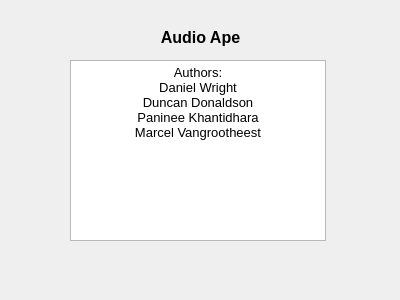
<?xml version="1.0" encoding="UTF-8"?>
<ui version="4.0">
 <class>AboutWindow</class>
 <widget class="QDialog" name="AboutWindow">
  <property name="geometry">
   <rect>
    <x>0</x>
    <y>0</y>
    <width>400</width>
    <height>300</height>
   </rect>
  </property>
  <property name="windowTitle">
   <string>About</string>
  </property>
  <property name="windowIcon">
   <iconset resource="../resource/icons.qrc">
    <normaloff>:/files/audio.png</normaloff>:/files/audio.png</iconset>
  </property>
  <property name="styleSheet">
   <string notr="true"/>
  </property>
  <widget class="QLabel" name="aboutHdr">
   <property name="geometry">
    <rect>
     <x>5</x>
     <y>12</y>
     <width>391</width>
     <height>51</height>
    </rect>
   </property>
   <property name="text">
    <string>&lt;!DOCTYPE HTML PUBLIC &quot;-//W3C//DTD HTML 4.0//EN&quot; &quot;http://www.w3.org/TR/REC-html40/strict.dtd&quot;&gt;
&lt;html&gt;&lt;head&gt;&lt;meta name=&quot;qrichtext&quot; content=&quot;1&quot; /&gt;&lt;style type=&quot;text/css&quot;&gt;
p, li { white-space: pre-wrap; }
&lt;/style&gt;&lt;/head&gt;&lt;body style=&quot; font-family:'MS Shell Dlg 2'; font-size:8.25pt; font-weight:400; font-style:normal;&quot;&gt;
&lt;p align=&quot;center&quot; style=&quot; margin-top:0px; margin-bottom:0px; margin-left:0px; margin-right:0px; -qt-block-indent:0; text-indent:0px;&quot;&gt;&lt;span style=&quot; font-size:12pt; font-weight:600;&quot;&gt;Audio Ape&lt;/span&gt;&lt;/p&gt;&lt;/body&gt;&lt;/html&gt;</string>
   </property>
   <property name="alignment">
    <set>Qt::AlignCenter</set>
   </property>
  </widget>
  <widget class="QTextBrowser" name="aboutInfo">
   <property name="geometry">
    <rect>
     <x>70</x>
     <y>60</y>
     <width>256</width>
     <height>181</height>
    </rect>
   </property>
   <property name="html">
    <string>&lt;!DOCTYPE HTML PUBLIC &quot;-//W3C//DTD HTML 4.0//EN&quot; &quot;http://www.w3.org/TR/REC-html40/strict.dtd&quot;&gt;
&lt;html&gt;&lt;head&gt;&lt;meta name=&quot;qrichtext&quot; content=&quot;1&quot; /&gt;&lt;style type=&quot;text/css&quot;&gt;
p, li { white-space: pre-wrap; }
&lt;/style&gt;&lt;/head&gt;&lt;body style=&quot; font-family:'MS Shell Dlg 2'; font-size:8.25pt; font-weight:400; font-style:normal;&quot;&gt;
&lt;p align=&quot;center&quot; style=&quot; margin-top:0px; margin-bottom:0px; margin-left:0px; margin-right:0px; -qt-block-indent:0; text-indent:0px;&quot;&gt;&lt;span style=&quot; font-size:10pt;&quot;&gt;Authors:&lt;/span&gt;&lt;/p&gt;
&lt;p align=&quot;center&quot; style=&quot; margin-top:0px; margin-bottom:0px; margin-left:0px; margin-right:0px; -qt-block-indent:0; text-indent:0px;&quot;&gt;&lt;span style=&quot; font-size:10pt;&quot;&gt;Daniel Wright&lt;/span&gt;&lt;/p&gt;
&lt;p align=&quot;center&quot; style=&quot; margin-top:0px; margin-bottom:0px; margin-left:0px; margin-right:0px; -qt-block-indent:0; text-indent:0px;&quot;&gt;&lt;span style=&quot; font-size:10pt;&quot;&gt;Duncan Donaldson&lt;/span&gt;&lt;/p&gt;
&lt;p align=&quot;center&quot; style=&quot; margin-top:0px; margin-bottom:0px; margin-left:0px; margin-right:0px; -qt-block-indent:0; text-indent:0px;&quot;&gt;&lt;span style=&quot; font-size:10pt;&quot;&gt;Paninee Khantidhara&lt;/span&gt;&lt;/p&gt;
&lt;p align=&quot;center&quot; style=&quot; margin-top:0px; margin-bottom:0px; margin-left:0px; margin-right:0px; -qt-block-indent:0; text-indent:0px;&quot;&gt;&lt;span style=&quot; font-size:10pt;&quot;&gt;Marcel Vangrootheest&lt;/span&gt;&lt;/p&gt;&lt;/body&gt;&lt;/html&gt;</string>
   </property>
   <property name="textInteractionFlags">
    <set>Qt::LinksAccessibleByKeyboard|Qt::LinksAccessibleByMouse</set>
   </property>
  </widget>
 </widget>
 <resources>
  <include location="../resource/icons.qrc"/>
 </resources>
 <connections/>
</ui>
